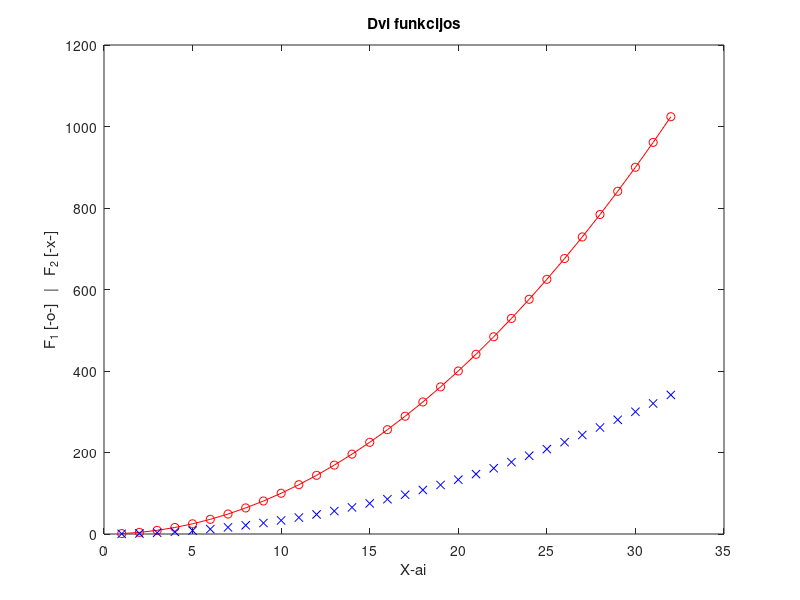

Write the MATLAB code that produced this figure.
%
% Paprastas skriptas
%

x = 1:32;
y = x.^2;

plot(x, y, 'o-r', x, y/3, 'xb')
title('Dvi funkcijos')
xlabel('X-ai')
ylabel('F_1 [-o-]   |   F_2 [-x-]')

%help sin - parodo pagalba apie x
%doc sin - funkcijos dokumentacija
%doc search - search funkcijos/komandos dokumentaciją

%help linspace galima 2 arba 3 kintamuosius, isvestis 1, y = linspace(x1,x2,n)
%help size 1 ar daugiau
%help max ivestis 1 arba daugiau, isvestis 1 arba 2

%%
N = 3;

v = N+1:0.5:N+4;
A = [N, N+1, N+2; N+3, N+4, N+5; N+6, N+7, N+8]

%A)
A_1 = A(3,2)

%B)
A_2 = A(2:3, 1:2)

%C)
A_3 = A([1 3], [1 3])

A = [A v(1:3)']
